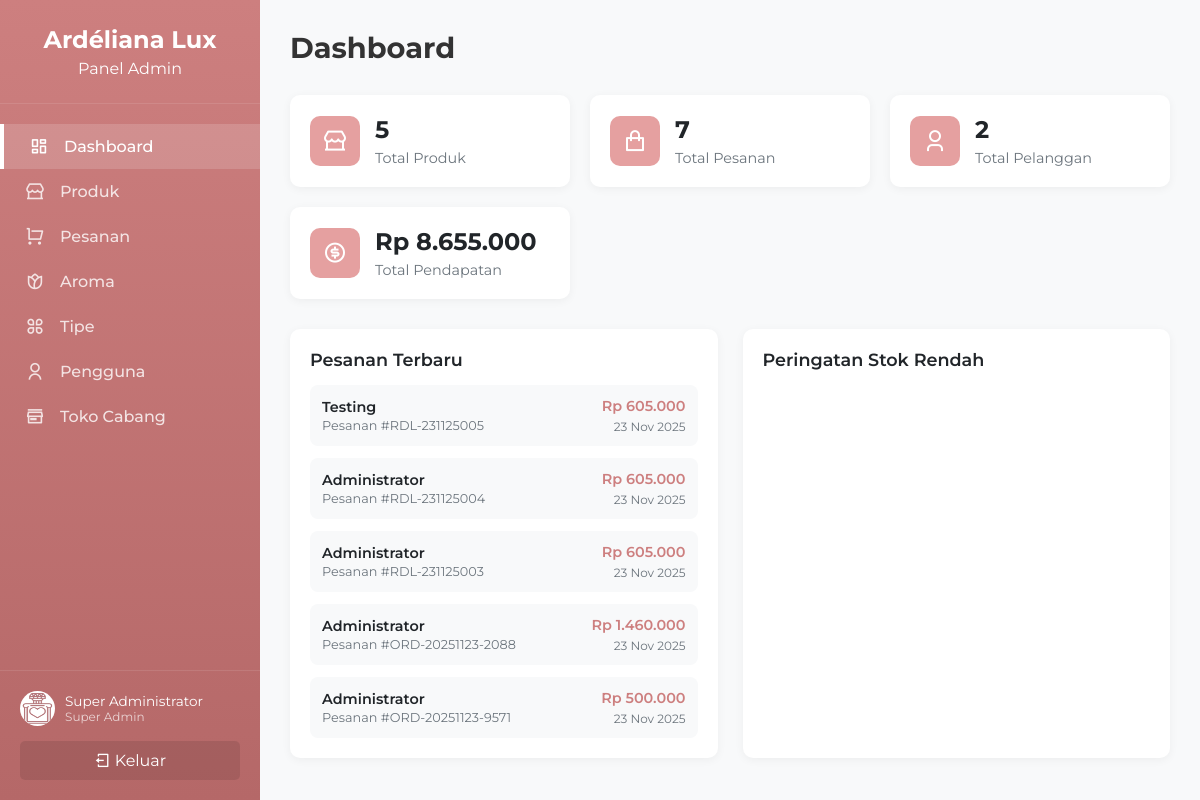
The page /admin/dashboard.php (signed in) on the database its author committed.
### tables this page shows
CREATE TABLE `orders` (
  `id` int(11) NOT NULL,
  `user_id` int(11) NOT NULL,
  `order_number` varchar(50) NOT NULL,
  `total_amount` decimal(10,2) NOT NULL,
  `shipping_fee` decimal(10,2) DEFAULT '0.00',
  `status` enum('pending','processing','shipped','delivered','cancelled') DEFAULT 'pending',
  `shipping_address` text NOT NULL,
  `notes` text,
  `payment_method` varchar(50) DEFAULT 'cod',
  `payment_status` enum('pending','paid','failed') DEFAULT 'pending',
  `order_status` enum('pending','processing','shipped','delivered','cancelled') DEFAULT 'pending',
  `created_at` timestamp NULL DEFAULT CURRENT_TIMESTAMP,
  `updated_at` timestamp NULL DEFAULT CURRENT_TIMESTAMP ON UPDATE CURRENT_TIMESTAMP
);

CREATE TABLE `users` (
  `id` int(11) NOT NULL,
  `username` varchar(50) NOT NULL,
  `email` varchar(100) NOT NULL,
  `password` varchar(255) NOT NULL,
  `full_name` varchar(100) NOT NULL,
  `phone` varchar(20) DEFAULT NULL,
  `address` text,
  `role` enum('user','admin','superadmin','karyawan') DEFAULT 'user',
  `created_at` timestamp NULL DEFAULT CURRENT_TIMESTAMP,
  `updated_at` timestamp NULL DEFAULT CURRENT_TIMESTAMP ON UPDATE CURRENT_TIMESTAMP,
  `status` enum('active','pending','rejected') DEFAULT 'active'
);

### config/database.php (called while the page is built, shortened)
<?php
function formatRupiah($amount)
{
  return 'Rp ' . number_format($amount, 0, ',', '.');
}

### admin/dashboard.php (the view, shortened to what this page needs)
<?php
require_once '../config/database.php';
$currentUserRole = $_SESSION['user_role'];
$totalProducts = $conn->query("SELECT COUNT(*) as count FROM products")->fetch_assoc()['count'];
$totalOrders = $conn->query("SELECT COUNT(*) as count FROM orders")->fetch_assoc()['count'];
$totalUsers = $conn->query("SELECT COUNT(*) as count FROM users WHERE role = 'user'")->fetch_assoc()['count'];
$recentOrders = $conn->query("SELECT o.*, u.full_name FROM orders o JOIN users u ON o.user_id = u.id ORDER BY o.created_at DESC LIMIT 5");
$revenueResult = $conn->query("SELECT SUM(total_amount) as total FROM orders WHERE status != 'cancelled'");
$totalRevenue = $revenueResult->fetch_assoc()['total'] ?? 0;
?>
<!DOCTYPE html>
<html lang="id">
<head>
  <link rel="stylesheet" href="admin.css">
  <link href="https://cdn.jsdelivr.net/npm/remixicon@4.5.0/fonts/remixicon.css" rel="stylesheet">
</head>
<body>
  <div class="admin-sidebar">
    <div class="sidebar-header">
      <h2>Ardéliana Lux</h2>
      <p>Panel Admin</p>
    </div>
    <nav class="sidebar-nav">
      <a href="#dashboard" class="nav-item active">
        <i class="ri-dashboard-line"></i>
        <span>Dashboard</span>
      </a>
      <a href="#products" class="nav-item">
        <i class="ri-store-2-line"></i>
        <span>Produk</span>
      </a>
      <a href="#orders" class="nav-item">
        <i class="ri-shopping-cart-line"></i>
        <span>Pesanan</span>
      </a>
      <?php if ($currentUserRole === 'superadmin'): ?>
        <a href="#scents" class="nav-item">
          <i class="ri-flower-line"></i>
          <span>Aroma</span>
        </a>
        <a href="#types" class="nav-item">
          <i class="ri-apps-line"></i>
          <span>Tipe</span>
        </a>
        <a href="#users" class="nav-item">
          <i class="ri-user-line"></i>
          <span>Pengguna</span>
        </a>
      <?php endif; ?>
      <a href="#stores" class="nav-item">
        <i class="ri-store-3-line"></i>
        <span>Toko Cabang</span>
      </a>
    </nav>
    <div class="sidebar-footer">
      <div class="admin-user">
        <img src="../images/icon.png" alt="Admin" class="admin-avatar">
        <div class="admin-info">
          <span class="admin-name"><?php echo $_SESSION['full_name']; ?></span>
          <span class="admin-role"><?php
                                    if ($currentUserRole === 'superadmin') {
                                      echo 'Super Admin';
                                    } elseif ($currentUserRole === 'admin') {
                                      echo 'Administrator';
                                    } elseif ($currentUserRole === 'karyawan') {
                                      echo 'Karyawan';
                                    }
                                    ?></span>
        </div>
      </div>
      <a href="../auth/logout.php" class="logout-btn">
        <i class="ri-logout-box-line"></i>
        Keluar
      </a>
    </div>
  </div>
  <div class="admin-main">
    <header class="admin-header">
      <h1 class="page-title">Dashboard</h1>
    </header>
    <section id="dashboard-section" class="content-section active">
      <div class="stats-grid">
        <div class="stat-card">
          <div class="stat-icon">
            <i class="ri-store-2-line"></i>
          </div>
          <div class="stat-content">
            <h3><?php echo $totalProducts; ?></h3>
            <p>Total Produk</p>
          </div>
        </div>
        <div class="stat-card">
          <div class="stat-icon">
            <i class="ri-shopping-bag-line"></i>
          </div>
          <div class="stat-content">
            <h3><?php echo $totalOrders; ?></h3>
            <p>Total Pesanan</p>
          </div>
        </div>
        <div class="stat-card">
          <div class="stat-icon">
            <i class="ri-user-3-line"></i>
          </div>
          <div class="stat-content">
            <h3><?php echo $totalUsers; ?></h3>
            <p>Total Pelanggan</p>
          </div>
        </div>
        <div class="stat-card">
          <div class="stat-icon">
            <i class="ri-money-dollar-circle-line"></i>
          </div>
          <div class="stat-content">
            <h3><?php echo formatRupiah($totalRevenue); ?></h3>
            <p>Total Pendapatan</p>
          </div>
        </div>
      </div>
      <div class="activity-grid">
        <div class="activity-card">
          <h3>Pesanan Terbaru</h3>
          <div class="activity-list">
            <?php while ($order = $recentOrders->fetch_assoc()): ?>
              <div class="activity-item">
                <div class="activity-info">
                  <span class="activity-title"><?php echo htmlspecialchars($order['full_name']); ?></span>
                  <span class="activity-desc">Pesanan #<?php echo $order['order_number']; ?></span>
                </div>
                <div class="activity-meta">
                  <span class="activity-amount"><?php echo formatRupiah($order['total_amount']); ?></span>
                  <span class="activity-date"><?php echo date('d M Y', strtotime($order['created_at'])); ?></span>
                </div>
              </div>
            <?php endwhile; ?>
          </div>
        </div>
        <div class="activity-card">
          <h3>Peringatan Stok Rendah</h3>
        </div>
      </div>
    </section>
  </div>
</body>
</html>

### admin/admin.css (style rules this page uses)
:root { --primary-color: #cd7f7f; --primary-dark: #b56868; --primary-light: #e5a0a0; --secondary-color: #6c757d; --success-color: #28a745; --warning-color: #ffc107; --danger-color: #dc3545; --info-color: #17a2b8; --dark-bg: #1a1a1a; --light-bg: #f8f9fa; --border-color: #dee2e6; --text-dark: #212529; --text-light: #6c757d; --white: #ffffff; --sidebar-width: 260px; }
* { box-sizing: border-box; margin: 0; padding: 0; }
body { font-family: 'Montserrat', sans-serif; background-color: var(--light-bg); color: var(--text-dark); }
.admin-sidebar { position: fixed; top: 0; left: 0; width: var(--sidebar-width); height: 100vh; background: linear-gradient( 180deg, var(--primary-color) 0%, var(--primary-dark) 100% ); color: var(--white); z-index: 100; display: flex; flex-direction: column; }
.sidebar-header { padding: 25px; border-bottom: 1px solid rgba(255, 255, 255, 0.1); text-align: center; }
.sidebar-header h2 { font-size: 1.5rem; margin-bottom: 5px; }
.sidebar-nav { flex: 1; padding: 20px 0; overflow-y: auto; }
.nav-item { display: flex; align-items: center; padding: 12px 25px; color: rgba(255, 255, 255, 0.8); text-decoration: none; transition: 0.3s; font-weight: 500; }
.nav-item:hover, .nav-item.active { background: rgba(255, 255, 255, 0.15); color: #fff; border-left: 4px solid #fff; }
.nav-item i { margin-right: 15px; font-size: 1.2rem; }
.sidebar-footer { padding: 20px; border-top: 1px solid rgba(255, 255, 255, 0.1); }
.admin-user { display: flex; align-items: center; gap: 10px; margin-bottom: 15px; }
.admin-avatar { width: 35px; height: 35px; border-radius: 50%; background: #fff; }
.admin-info span { display: block; font-size: 0.85rem; }
.admin-role { opacity: 0.7; font-size: 0.75rem !important; }
.logout-btn { display: block; text-align: center; padding: 10px; background: rgba(0, 0, 0, 0.1); color: #fff; text-decoration: none; border-radius: 5px; transition: 0.3s; }
.admin-main { margin-left: var(--sidebar-width); padding: 30px; min-height: 100vh; }
.admin-header { display: flex; justify-content: space-between; align-items: center; margin-bottom: 30px; }
.page-title { font-size: 1.8rem; color: #333; }
.stats-grid { display: grid; grid-template-columns: repeat(auto-fit, minmax(220px, 1fr)); gap: 20px; margin-bottom: 30px; }
.stat-card { background: #fff; padding: 20px; border-radius: 10px; display: flex; align-items: center; box-shadow: 0 2px 10px rgba(0, 0, 0, 0.05); }
.stat-icon { width: 50px; height: 50px; border-radius: 10px; background: var(--primary-light); color: #fff; display: flex; align-items: center; justify-content: center; font-size: 1.5rem; margin-right: 15px; }
.stat-content h3 { font-size: 1.5rem; margin-bottom: 5px; }
.stat-content p { color: var(--text-light); font-size: 0.9rem; }
.activity-grid { display: grid; grid-template-columns: 1fr 1fr; gap: 25px; margin-top: 30px; }
.activity-card { background: #fff; border-radius: 10px; padding: 20px; box-shadow: 0 2px 10px rgba(0, 0, 0, 0.05); }
.activity-card h3 { color: var(--text-dark); font-size: 1.1rem; margin-bottom: 15px; font-weight: 600; }
.activity-list { display: flex; flex-direction: column; gap: 12px; }
.activity-item { display: flex; justify-content: space-between; align-items: center; padding: 12px; border-radius: 8px; background: var(--light-bg); transition: all 0.3s ease; }
.activity-info { flex: 1; }
.activity-title { display: block; font-weight: 600; color: var(--text-dark); font-size: 0.9rem; margin-bottom: 2px; }
.activity-desc { display: block; color: var(--text-light); font-size: 0.8rem; }
.activity-meta { display: flex; flex-direction: column; align-items: flex-end; gap: 4px; }
.activity-amount { font-weight: 600; color: var(--primary-color); font-size: 0.9rem; }
.activity-date { font-size: 0.75rem; color: var(--text-light); }
.content-section { display: none; }
.content-section.active { display: block; animation: fadeIn 0.3s; }

### rows shown on the page
orders: user.full_name "Testing", order_number "RDL-231125005", total_amount "Rp 605.000", created_at "23 Nov 2025"
orders: user.full_name "Administrator", order_number "RDL-231125004", total_amount "Rp 605.000", created_at "23 Nov 2025"
orders: user.full_name "Administrator", order_number "RDL-231125003", total_amount "Rp 605.000", created_at "23 Nov 2025"
orders: user.full_name "Administrator", order_number "ORD-20251123-2088", total_amount "Rp 1.460.000", created_at "23 Nov 2025"
orders: user.full_name "Administrator", order_number "ORD-20251123-9571", total_amount "Rp 500.000", created_at "23 Nov 2025"

### other values the page prints
$_SESSION['full_name'] "Super Administrator"
$totalProducts "5"
$totalOrders "7"
$totalUsers "2"
formatRupiah($totalRevenue) "Rp 8.655.000"
